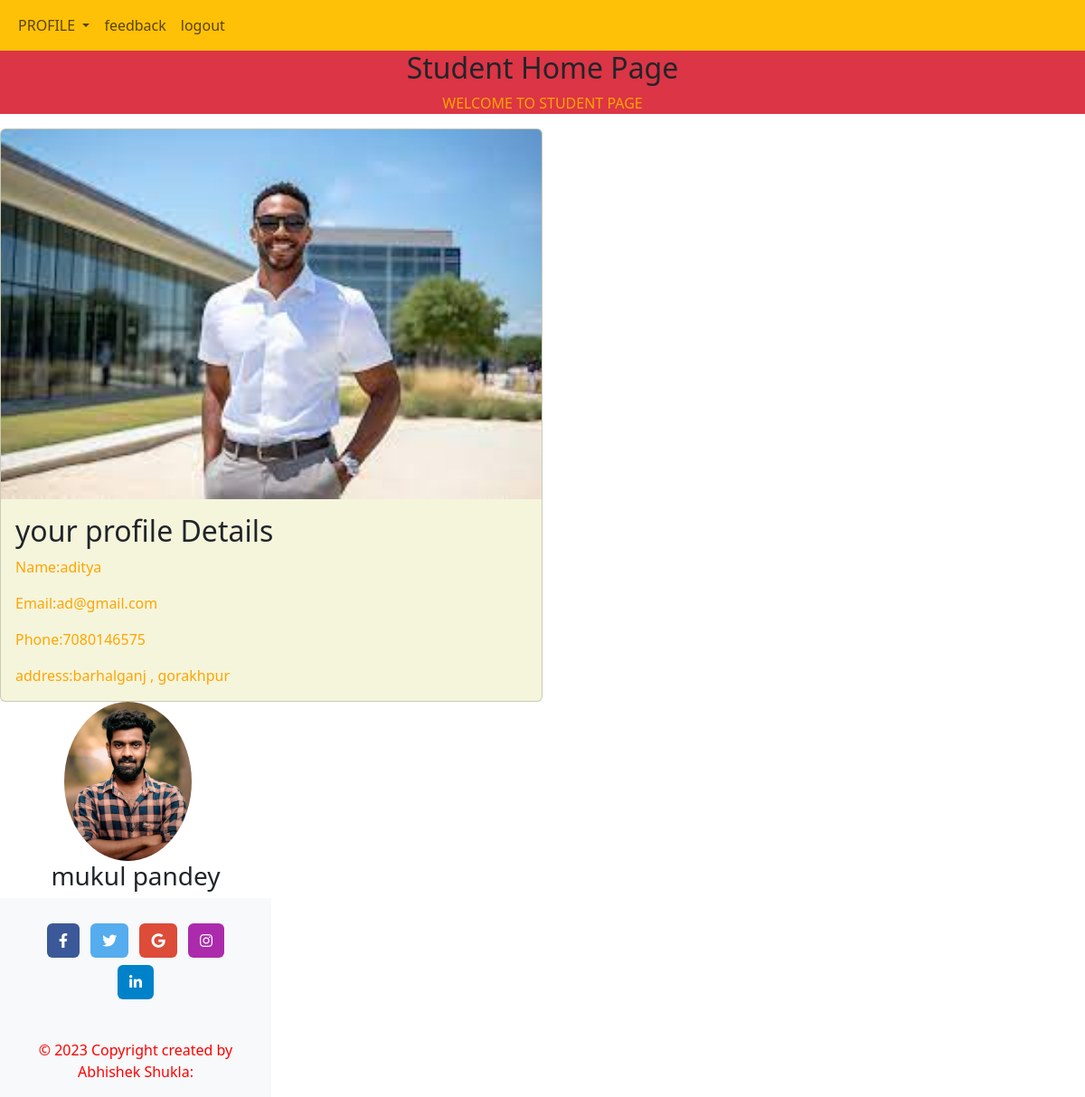
The page /student_home/ (signed in) on the database its author committed.
### myapp/models.py (models this page shows, shortened)
class Student(models.Model):
    course=models.ForeignKey(Course,on_delete=models.DO_NOTHING,default="")
    name=models.CharField(max_length=45)
    email=models.EmailField(max_length=45)
    phone=models.CharField(max_length=10)
    student_id=models.CharField(max_length=40,primary_key=True,default="")
    student_password=models.CharField(max_length=40)
    gender=models.CharField(max_length=6,choices=gender)
    description=models.TextField()
    address=models.TextField()
    student_pic=models.FileField(max_length=200,upload_to="myapp/student_pic",default="")

### myapp/student_views.py (the view)
# urls.py: path("student_home/",student_views.show_home,name="student_home"),
def show_home(request):
    st_id=request.session["student_key"]#fetching the value from dictonary
    student_obj=Student.objects.get(student_id=st_id)#fetch a single object
    student_dict={"student_data":student_obj}#binding student obj in dict
    return render(request,"myapp/student/student_home.html",student_dict)

### myapp/templates/myapp/student/student_home.html (shortened to what this page needs)
{% extends 'myapp/student/student_base.html'%}
{%block content%}
    <form method="post" action="/student_home/">
<div class="container-fluid bg-danger">
<h2 style="text-align: center;">Student Home Page</h2>
<p style="text-align: center;">WELCOME TO STUDENT PAGE</p>
</div>
<div class="card" style="width: 50%;height: auto;background-color: beige;max-width: left;">
    <img class="card-img-top" src="/media/{{student_data.student_pic}}" alt="Card image cap">
    <div class="card-body">
        <h2>your profile Details</h2>
        <p class="card-text">Name:{{student_data.name}}
        </p>
        <p class="card-text">Email:{{student_data.email}}
        </p>
        <p class="card-text">Phone:{{student_data.phone}}
        </p>
        <p class="card-text">address:{{student_data.address}}
        </p>
    </div>
</div>
</form>
{%endblock%}

### rows shown on the page
Student: student_pic (picture), name "aditya", email "ad@gmail.com", phone "7080146575", address "barhalganj , gorakhpur"
